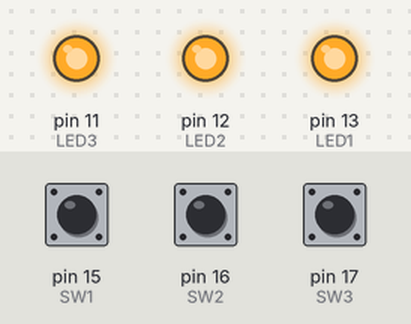
This sketch was run on a simulated Arduino Uno, built with avr-gcc and run on an emulated ATmega328P. On the bench: output pins drawn as LEDs (lit = HIGH). Inputs (shaded band) come from the test bench; at power-on: pin 15 (SW1) HIGH, pin 16 (SW2) HIGH, pin 17 (SW3) HIGH.

Above: at 1.2 s.
1.3 s: pin 15 (SW1) pulled LOW for 0.15 s
At 1.37 s:
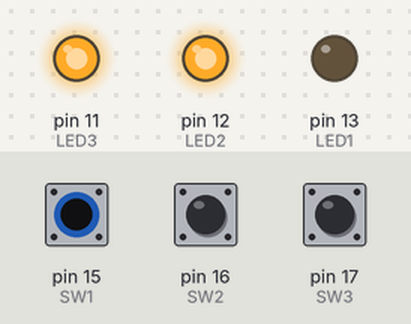
2.9 s: pin 16 (SW2) pulled LOW for 0.15 s
At 2.97 s:
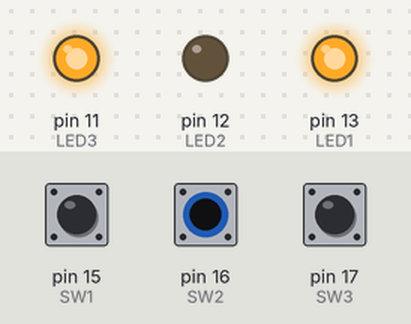
4.5 s: pin 17 (SW3) pulled LOW for 0.15 s
At 4.57 s:
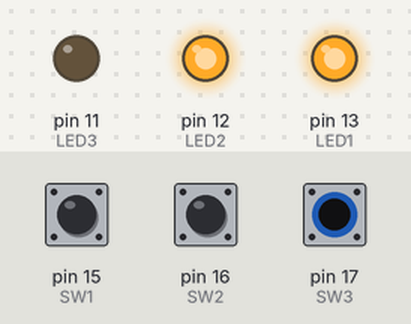
6.1 s: pin 17 (SW3) pulled LOW for 3.2 s
At 10.5 s:
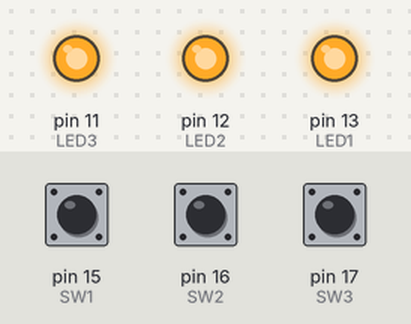
10.8 s: pin 15 (SW1) pulled LOW for 3.2 s
At 11.8 s:
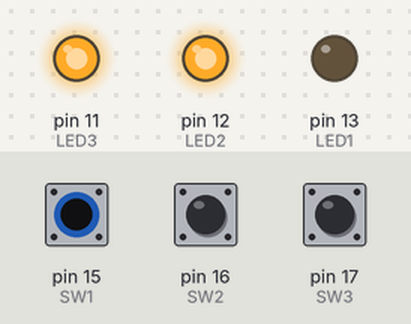
15.5 s: pin 15 (SW1) driven LOW and pin 16 (SW2) driven LOW
At 16.6 s:
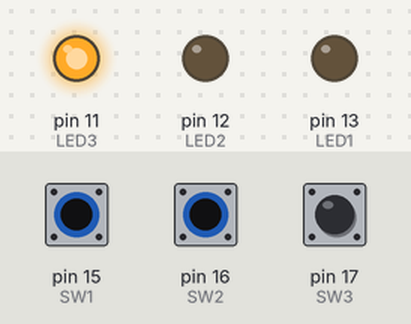
Timing chart, 0 to 18.0 s (numbered marks = the images above; inputs shaded):
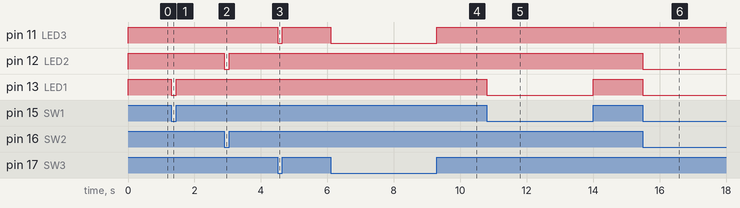

The sketch:

4A_switch.ino
```cpp
#define LED1 13 //D1
#define LED2 12 //D2
#define LED3 11 //D3
#define SW1 15  //A1
#define SW2 16  //A2
#define SW3 17 //A0
int val = 0;
void setup()
{
pinMode(LED1, OUTPUT);
pinMode(LED2, OUTPUT);
pinMode(LED3, OUTPUT);
pinMode(SW1, INPUT);
pinMode(SW2, INPUT);
pinMode(SW3, INPUT);
}
void loop()
{
val = digitalRead(SW1);
digitalWrite(LED1, val);
digitalWrite(LED2, digitalRead(SW2));
digitalWrite(LED3, digitalRead(SW3));
}
```

Measured:
- after the input at 1.3 s, pin 13 (LED1): HIGH → LOW at once, → HIGH 0.15 s later
- after the input at 2.9 s, pin 12 (LED2): HIGH → LOW at once, → HIGH 0.15 s later
- after the input at 4.5 s, pin 11 (LED3): HIGH → LOW at once, → HIGH 0.15 s later
- after the input at 6.1 s, pin 11 (LED3): HIGH → LOW at once, → HIGH 3.2 s later
- after the input at 10.8 s, pin 13 (LED1): HIGH → LOW at once, → HIGH 3.2 s later
- after the input at 15.5 s, pin 12 (LED2), pin 13 (LED1): HIGH → LOW at once
